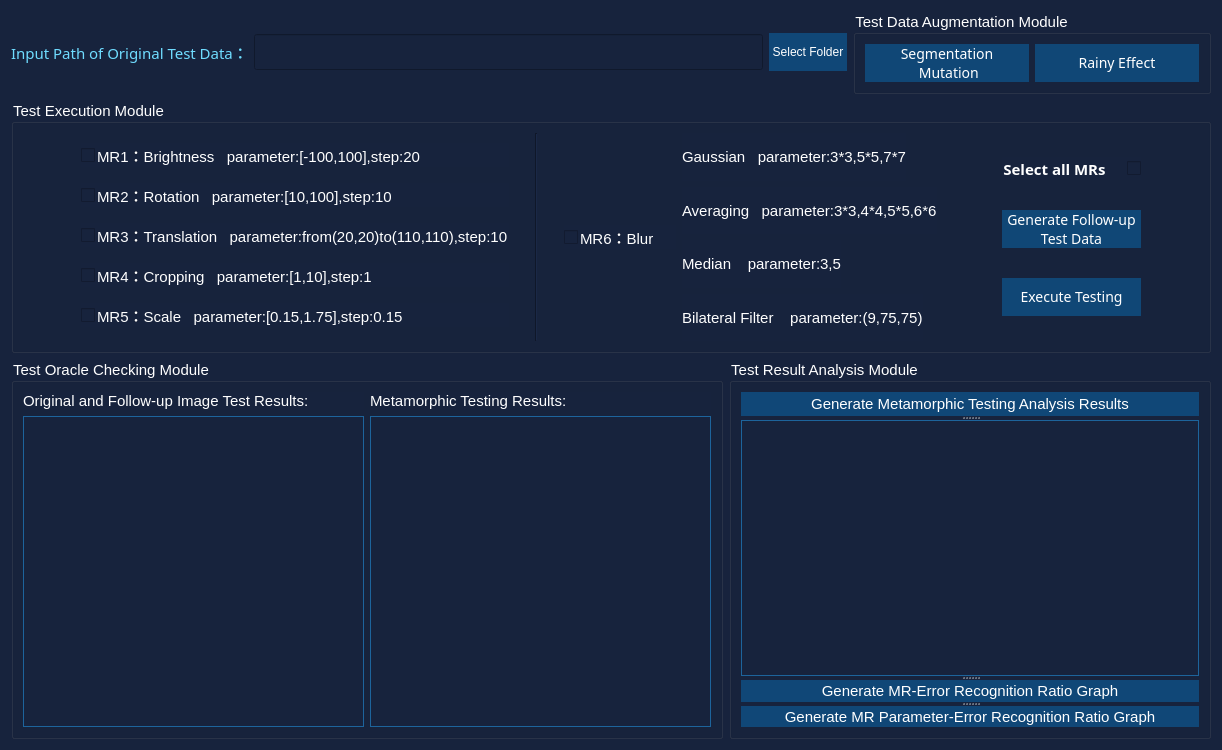
<?xml version="1.0" encoding="UTF-8"?>
<ui version="4.0">
 <class>Form</class>
 <widget class="QWidget" name="Form">
  <property name="geometry">
   <rect>
    <x>0</x>
    <y>0</y>
    <width>1222</width>
    <height>750</height>
   </rect>
  </property>
  <property name="windowTitle">
   <string>Metamorphic Testing Tool for Image Recognition System</string>
  </property>
  <property name="styleSheet">
   <string notr="true">*{	
	font-family:微软雅黑;
	font-size:15px;
	color: white;
}
QWidget {
background-color:#17233d;
}
#path_lineEdit{
	width:80px;
	height:30px;
	font-size:15px;
	font-family:微软雅黑;
	color:rgb(73, 232, 234);
}


#select_folder_button{
	width:80px;
	height:40px;
	font-family:微软雅黑;
	font-size:12px;

}



Line{
	border:1px dashed #1d649c;
}

QTextEdit{
   border:1px solid #1d649c;
}
QCheckBox{
    spacing: 2px;
    color: white;
}
QPushButton{
	border:-1px solid #1e92bc;
	background-color: rgba(0, 153, 255, 0.3);

}


#input_path_label{
	width:80px;
	height:30px;
	color:#6fdcff;
	font-family:微软雅黑;
	font-size:15px;
}
#fusion_mutation_button,#seg_mutation_button,#gen_deu_img_button,#test_exection_button{
	color:#6fdcff;
	font-size:15px;

}
#fusion_mutation_button,#seg_mutation_button {	
	width:80px;
	height:40px;
	font-family:微软雅黑;
	font-size:14px;
	color:white;
}


#test_exection_button,#gen_deu_img_button,#gen_result_button {	
	width:140px;
	height:40px;
	font-family:微软雅黑;
	font-size:14px;
	color:white;
}

</string>
  </property>
  <layout class="QVBoxLayout" name="verticalLayout_4" stretch="1,4,6">
   <item>
    <layout class="QHBoxLayout" name="horizontalLayout_8" stretch="7,3">
     <item>
      <layout class="QHBoxLayout" name="horizontalLayout_7">
       <item>
        <widget class="QLabel" name="input_path_label">
         <property name="enabled">
          <bool>false</bool>
         </property>
         <property name="maximumSize">
          <size>
           <width>16777215</width>
           <height>16777215</height>
          </size>
         </property>
         <property name="font">
          <font>
           <family>微软雅黑</family>
           <pointsize>-1</pointsize>
          </font>
         </property>
         <property name="text">
          <string>Input Path of Original Test Data：</string>
         </property>
        </widget>
       </item>
       <item>
        <widget class="QLineEdit" name="path_lineEdit">
         <property name="maximumSize">
          <size>
           <width>16777215</width>
           <height>16777215</height>
          </size>
         </property>
         <property name="text">
          <string/>
         </property>
        </widget>
       </item>
       <item>
        <widget class="QPushButton" name="select_folder_button">
         <property name="text">
          <string>Select Folder</string>
         </property>
        </widget>
       </item>
      </layout>
     </item>
     <item>
      <widget class="QGroupBox" name="data_mutation_module">
       <property name="title">
        <string>Test Data Augmentation Module</string>
       </property>
       <property name="alignment">
        <set>Qt::AlignLeading|Qt::AlignLeft|Qt::AlignTop</set>
       </property>
       <property name="flat">
        <bool>false</bool>
       </property>
       <property name="checkable">
        <bool>false</bool>
       </property>
       <layout class="QHBoxLayout" name="horizontalLayout">
        <item>
         <widget class="QPushButton" name="seg_mutation_button">
          <property name="font">
           <font>
            <family>微软雅黑</family>
            <pointsize>-1</pointsize>
            <weight>50</weight>
            <bold>false</bold>
           </font>
          </property>
          <property name="text">
           <string>Segmentation
 Mutation</string>
          </property>
         </widget>
        </item>
        <item>
         <widget class="QPushButton" name="fusion_mutation_button">
          <property name="font">
           <font>
            <family>微软雅黑</family>
            <pointsize>-1</pointsize>
            <weight>50</weight>
            <bold>false</bold>
           </font>
          </property>
          <property name="text">
           <string>Rainy Effect</string>
          </property>
         </widget>
        </item>
       </layout>
      </widget>
     </item>
    </layout>
   </item>
   <item>
    <widget class="QGroupBox" name="test_execution_module">
     <property name="title">
      <string>Test Execution Module</string>
     </property>
     <layout class="QHBoxLayout" name="horizontalLayout_3" stretch="1,1,0,2,0,0,1,1,1">
      <item>
       <spacer name="horizontalSpacer_2">
        <property name="orientation">
         <enum>Qt::Horizontal</enum>
        </property>
        <property name="sizeHint" stdset="0">
         <size>
          <width>20</width>
          <height>20</height>
         </size>
        </property>
       </spacer>
      </item>
      <item>
       <layout class="QVBoxLayout" name="verticalLayout_2" stretch="1,1,0,1,1">
        <item>
         <widget class="QCheckBox" name="MT1_checkbox">
          <property name="text">
           <string>MR1：Brightness   parameter:[-100,100],step:20</string>
          </property>
          <attribute name="buttonGroup">
           <string notr="true">checkbox_group</string>
          </attribute>
         </widget>
        </item>
        <item>
         <widget class="QCheckBox" name="MT2_checkbox">
          <property name="text">
           <string>MR2：Rotation   parameter:[10,100],step:10</string>
          </property>
          <attribute name="buttonGroup">
           <string notr="true">checkbox_group</string>
          </attribute>
         </widget>
        </item>
        <item>
         <widget class="QCheckBox" name="MT3_checkbox">
          <property name="text">
           <string>MR3：Translation   parameter:from(20,20)to(110,110),step:10</string>
          </property>
          <attribute name="buttonGroup">
           <string notr="true">checkbox_group</string>
          </attribute>
         </widget>
        </item>
        <item>
         <widget class="QCheckBox" name="MT4_checkbox">
          <property name="text">
           <string>MR4：Cropping   parameter:[1,10],step:1</string>
          </property>
          <attribute name="buttonGroup">
           <string notr="true">checkbox_group</string>
          </attribute>
         </widget>
        </item>
        <item>
         <widget class="QCheckBox" name="MT5_checkbox">
          <property name="text">
           <string>MR5：Scale   parameter:[0.15,1.75],step:0.15</string>
          </property>
          <attribute name="buttonGroup">
           <string notr="true">checkbox_group</string>
          </attribute>
         </widget>
        </item>
       </layout>
      </item>
      <item>
       <spacer name="horizontalSpacer_5">
        <property name="orientation">
         <enum>Qt::Horizontal</enum>
        </property>
        <property name="sizeHint" stdset="0">
         <size>
          <width>20</width>
          <height>20</height>
         </size>
        </property>
       </spacer>
      </item>
      <item>
       <widget class="Line" name="line">
        <property name="orientation">
         <enum>Qt::Vertical</enum>
        </property>
       </widget>
      </item>
      <item>
       <spacer name="horizontalSpacer_6">
        <property name="orientation">
         <enum>Qt::Horizontal</enum>
        </property>
        <property name="sizeHint" stdset="0">
         <size>
          <width>20</width>
          <height>20</height>
         </size>
        </property>
       </spacer>
      </item>
      <item>
       <layout class="QHBoxLayout" name="horizontalLayout_2" stretch="1,2">
        <item>
         <widget class="QCheckBox" name="MT6_checkbox">
          <property name="sizePolicy">
           <sizepolicy hsizetype="Fixed" vsizetype="Fixed">
            <horstretch>0</horstretch>
            <verstretch>0</verstretch>
           </sizepolicy>
          </property>
          <property name="text">
           <string>MR6：Blur     </string>
          </property>
          <attribute name="buttonGroup">
           <string notr="true">checkbox_group</string>
          </attribute>
         </widget>
        </item>
        <item>
         <layout class="QVBoxLayout" name="verticalLayout">
          <item>
           <widget class="QLabel" name="gaussian_label">
            <property name="sizePolicy">
             <sizepolicy hsizetype="Fixed" vsizetype="Preferred">
              <horstretch>0</horstretch>
              <verstretch>0</verstretch>
             </sizepolicy>
            </property>
            <property name="text">
             <string>Gaussian   parameter:3*3,5*5,7*7</string>
            </property>
           </widget>
          </item>
          <item>
           <widget class="QLabel" name="averaging_label">
            <property name="sizePolicy">
             <sizepolicy hsizetype="Fixed" vsizetype="Preferred">
              <horstretch>0</horstretch>
              <verstretch>0</verstretch>
             </sizepolicy>
            </property>
            <property name="text">
             <string>Averaging   parameter:3*3,4*4,5*5,6*6</string>
            </property>
           </widget>
          </item>
          <item>
           <widget class="QLabel" name="Median_label">
            <property name="sizePolicy">
             <sizepolicy hsizetype="Fixed" vsizetype="Preferred">
              <horstretch>0</horstretch>
              <verstretch>0</verstretch>
             </sizepolicy>
            </property>
            <property name="text">
             <string>Median    parameter:3,5</string>
            </property>
           </widget>
          </item>
          <item>
           <widget class="QLabel" name="bilateral_filter_label">
            <property name="sizePolicy">
             <sizepolicy hsizetype="Fixed" vsizetype="Preferred">
              <horstretch>0</horstretch>
              <verstretch>0</verstretch>
             </sizepolicy>
            </property>
            <property name="text">
             <string>Bilateral Filter    parameter:(9,75,75)</string>
            </property>
           </widget>
          </item>
         </layout>
        </item>
       </layout>
      </item>
      <item>
       <spacer name="horizontalSpacer_4">
        <property name="orientation">
         <enum>Qt::Horizontal</enum>
        </property>
        <property name="sizeHint" stdset="0">
         <size>
          <width>40</width>
          <height>20</height>
         </size>
        </property>
       </spacer>
      </item>
      <item>
       <layout class="QVBoxLayout" name="verticalLayout_3">
        <item>
         <widget class="QCheckBox" name="all_MT_checkbox">
          <property name="sizePolicy">
           <sizepolicy hsizetype="Preferred" vsizetype="Fixed">
            <horstretch>0</horstretch>
            <verstretch>0</verstretch>
           </sizepolicy>
          </property>
          <property name="font">
           <font>
            <family>微软雅黑</family>
            <pointsize>-1</pointsize>
            <weight>75</weight>
            <italic>false</italic>
            <bold>true</bold>
           </font>
          </property>
          <property name="layoutDirection">
           <enum>Qt::RightToLeft</enum>
          </property>
          <property name="text">
           <string>Select all MRs     </string>
          </property>
          <property name="tristate">
           <bool>false</bool>
          </property>
         </widget>
        </item>
        <item>
         <widget class="QPushButton" name="gen_deu_img_button">
          <property name="enabled">
           <bool>true</bool>
          </property>
          <property name="sizePolicy">
           <sizepolicy hsizetype="Minimum" vsizetype="Maximum">
            <horstretch>0</horstretch>
            <verstretch>0</verstretch>
           </sizepolicy>
          </property>
          <property name="font">
           <font>
            <family>微软雅黑</family>
            <pointsize>-1</pointsize>
            <weight>50</weight>
            <bold>false</bold>
           </font>
          </property>
          <property name="text">
           <string>Generate Follow-up
Test Data</string>
          </property>
         </widget>
        </item>
        <item>
         <widget class="QPushButton" name="test_exection_button">
          <property name="sizePolicy">
           <sizepolicy hsizetype="Preferred" vsizetype="Fixed">
            <horstretch>0</horstretch>
            <verstretch>0</verstretch>
           </sizepolicy>
          </property>
          <property name="font">
           <font>
            <family>微软雅黑</family>
            <pointsize>-1</pointsize>
            <weight>50</weight>
            <bold>false</bold>
           </font>
          </property>
          <property name="text">
           <string>Execute Testing</string>
          </property>
         </widget>
        </item>
       </layout>
      </item>
      <item>
       <spacer name="horizontalSpacer_3">
        <property name="orientation">
         <enum>Qt::Horizontal</enum>
        </property>
        <property name="sizeHint" stdset="0">
         <size>
          <width>40</width>
          <height>20</height>
         </size>
        </property>
       </spacer>
      </item>
     </layout>
    </widget>
   </item>
   <item>
    <layout class="QHBoxLayout" name="horizontalLayout_6" stretch="6,4">
     <item>
      <widget class="QGroupBox" name="test_judgement_module">
       <property name="title">
        <string>Test Oracle Checking Module</string>
       </property>
       <layout class="QHBoxLayout" name="horizontalLayout_4">
        <item>
         <layout class="QVBoxLayout" name="verticalLayout_6">
          <item>
           <widget class="QLabel" name="label">
            <property name="text">
             <string>Original and Follow-up Image Test Results:</string>
            </property>
           </widget>
          </item>
          <item>
           <widget class="QTextBrowser" name="ori_deu_res_textBrowser">
            <property name="placeholderText">
             <string/>
            </property>
           </widget>
          </item>
         </layout>
        </item>
        <item>
         <layout class="QVBoxLayout" name="verticalLayout_7">
          <item>
           <widget class="QLabel" name="label_2">
            <property name="text">
             <string>Metamorphic Testing Results:</string>
            </property>
           </widget>
          </item>
          <item>
           <widget class="QTextBrowser" name="mt_res_textBrowser">
            <property name="placeholderText">
             <string/>
            </property>
           </widget>
          </item>
         </layout>
        </item>
       </layout>
      </widget>
     </item>
     <item>
      <widget class="QGroupBox" name="test_result_module">
       <property name="title">
        <string>Test Result Analysis Module</string>
       </property>
       <layout class="QVBoxLayout" name="verticalLayout_5">
        <item>
         <widget class="QSplitter" name="splitter">
          <property name="orientation">
           <enum>Qt::Vertical</enum>
          </property>
          <widget class="QPushButton" name="gen_MR_res_button">
           <property name="sizePolicy">
            <sizepolicy hsizetype="Fixed" vsizetype="Fixed">
             <horstretch>0</horstretch>
             <verstretch>0</verstretch>
            </sizepolicy>
           </property>
           <property name="minimumSize">
            <size>
             <width>458</width>
             <height>24</height>
            </size>
           </property>
           <property name="text">
            <string>Generate Metamorphic Testing Analysis Results</string>
           </property>
          </widget>
          <widget class="QTextBrowser" name="MT_result_textBrowser">
           <property name="placeholderText">
            <string/>
           </property>
          </widget>
          <widget class="QPushButton" name="gen_MR_plot_button">
           <property name="sizePolicy">
            <sizepolicy hsizetype="Fixed" vsizetype="Fixed">
             <horstretch>0</horstretch>
             <verstretch>0</verstretch>
            </sizepolicy>
           </property>
           <property name="text">
            <string>Generate MR-Error Recognition Ratio Graph</string>
           </property>
          </widget>
          <widget class="QPushButton" name="gen_arg_plot_button">
           <property name="sizePolicy">
            <sizepolicy hsizetype="Fixed" vsizetype="Fixed">
             <horstretch>0</horstretch>
             <verstretch>0</verstretch>
            </sizepolicy>
           </property>
           <property name="text">
            <string>Generate MR Parameter-Error Recognition Ratio Graph</string>
           </property>
          </widget>
         </widget>
        </item>
       </layout>
      </widget>
     </item>
    </layout>
   </item>
  </layout>
 </widget>
 <resources/>
 <connections/>
 <buttongroups>
  <buttongroup name="checkbox_group">
   <property name="exclusive">
    <bool>false</bool>
   </property>
  </buttongroup>
 </buttongroups>
</ui>
